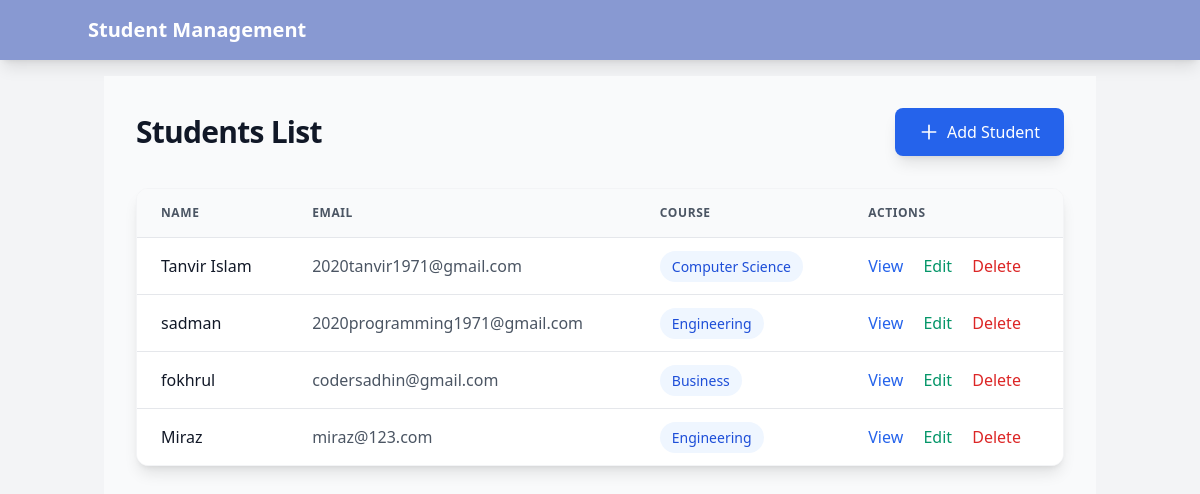
The page / on the database its author committed.
### students/models.py (models this page shows, shortened)
class Student(models.Model):
    COURSE_CHOICES = [
        ('CS', 'Computer Science'),
        ('ENG', 'Engineering'),
        ('BUS', 'Business'),
    ]
    name = models.CharField(max_length=100)
    email = models.EmailField(unique=True)
    phone = models.CharField(max_length=15)
    course = models.CharField(max_length=3, choices=COURSE_CHOICES)
    created_at = models.DateTimeField(auto_now_add=True)

### students/views.py (the view)
# urls.py: path('', StudentListView.as_view(), name='student-list'),
class StudentListView(ListView):
    model = Student
    template_name = 'students/list.html'
    context_object_name = 'students'

### students/templates/students/list.html (shortened to what this page needs)
{% extends 'base.html' %}
{% block content %}
<div x-data="{ showForm: false }" class="px-4 sm:px-6 lg:px-8 py-8 bg-gray-50 min-h-screen">
    <div class="flex flex-col sm:flex-row justify-between items-center mb-8 space-y-4 sm:space-y-0">
        <h1 class="text-3xl font-extrabold text-gray-900 tracking-tight">Students List</h1>
        <a href="{% url 'student-create' %}"
           class="w-full sm:w-auto bg-blue-600 hover:bg-blue-700 text-white px-6 py-3 rounded-lg transition-all duration-200 text-center font-medium shadow-lg hover:shadow-xl transform hover:-translate-y-0.5"
           @click.prevent="showForm = true; window.history.pushState(null, '', '{% url 'student-create' %}')">
            <span class="flex items-center justify-center">
                <svg class="w-5 h-5 mr-2" fill="none" stroke="currentColor" viewBox="0 0 24 24">
                    <path stroke-linecap="round" stroke-linejoin="round" stroke-width="2" d="M12 4v16m8-8H4"/>
                </svg>
                Add Student
            </span>
        </a>
    </div>
        {% include 'students/form.html' with form=form %}
    <div class="hidden sm:block bg-white rounded-xl shadow-lg overflow-hidden border border-gray-100">
        <table class="min-w-full divide-y divide-gray-200">
            <thead class="bg-gray-50">
                <tr>
                    <th class="px-6 py-4 text-left text-xs font-semibold text-gray-600 uppercase tracking-wider">Name</th>
                    <th class="px-6 py-4 text-left text-xs font-semibold text-gray-600 uppercase tracking-wider">Email</th>
                    <th class="px-6 py-4 text-left text-xs font-semibold text-gray-600 uppercase tracking-wider">Course</th>
                    <th class="px-6 py-4 text-left text-xs font-semibold text-gray-600 uppercase tracking-wider">Actions</th>
                </tr>
            </thead>
            <tbody class="bg-white divide-y divide-gray-200">
                {% for student in students %}
                <tr class="transition-colors hover:bg-gray-50">
                    <td class="px-6 py-4 whitespace-nowrap font-medium text-gray-900">{{ student.name }}</td>
                    <td class="px-6 py-4 whitespace-nowrap text-gray-600">{{ student.email }}</td>
                    <td class="px-6 py-4 whitespace-nowrap">
                        <span class="px-3 py-1.5 bg-blue-50 text-blue-700 rounded-full text-sm font-medium">
                            {{ student.get_course_display }}
                        </span>
                    </td>
                    <td class="px-6 py-4 whitespace-nowrap space-x-4">
                        <a href="{% url 'student-detail' student.pk %}"
                           class="text-blue-600 hover:text-blue-800 font-medium">View</a>
                        <a href="{% url 'student-update' student.pk %}"
                           class="text-emerald-600 hover:text-emerald-800 font-medium">Edit</a>
                        <form method="POST" action="{% url 'student-delete' student.pk %}"
                              @submit.prevent="
                                  if(confirm('Are you sure you want to delete this student?')) {
                                      gsap.to($el.closest('tr'), {
                                          opacity: 0,
                                          height: 0,
                                          duration: 0.3,
                                          onComplete: () => $el.submit()
                                      });
                                  }
                              "
                              class="inline">
                            <button type="submit"
                                    class="text-red-600 hover:text-red-800 font-medium">
                                Delete
                            </button>
                        </form>
                    </td>
                </tr>
                {% endfor %}
            </tbody>
        </table>
    </div>
</div>
{% endblock %}

### students/templates/base.html (shortened to what this page needs)
<!DOCTYPE html>
<html lang="en" class="h-full">
<head>
    <script src="https://cdn.tailwindcss.com"></script>
</head>
<body class="bg-gray-100 h-full">
    <nav class="bg-blue-800/50 p-4 text-white shadow-lg">
        <div class="container mx-auto flex justify-between items-center">
            <a href="{% url 'student-list' %}" class="text-xl font-bold">Student Management</a>
        </div>
    </nav>
    <div class="container mx-auto p-4 main-content">
        {% block content %}{% endblock %}
    </div>
</body>
</html>

### students/templates/students/form.html (shortened to what this page needs)
<!DOCTYPE html>
<html lang="en">
<head>
    <script src="https://cdn.tailwindcss.com"></script>
</head>
<body class="min-h-screen bg-gradient-to-br from-blue-50 via-indigo-50 to-white py-12">
</body>
</html>

### rows shown on the page
Student: name "Tanvir Islam", email "2020tanvir1971@gmail.com", course "Computer Science"
Student: name "sadman", email "2020programming1971@gmail.com", course "Engineering"
Student: name "fokhrul", email "codersadhin@gmail.com", course "Business"
Student: name "Miraz", email "miraz@123.com", course "Engineering"
